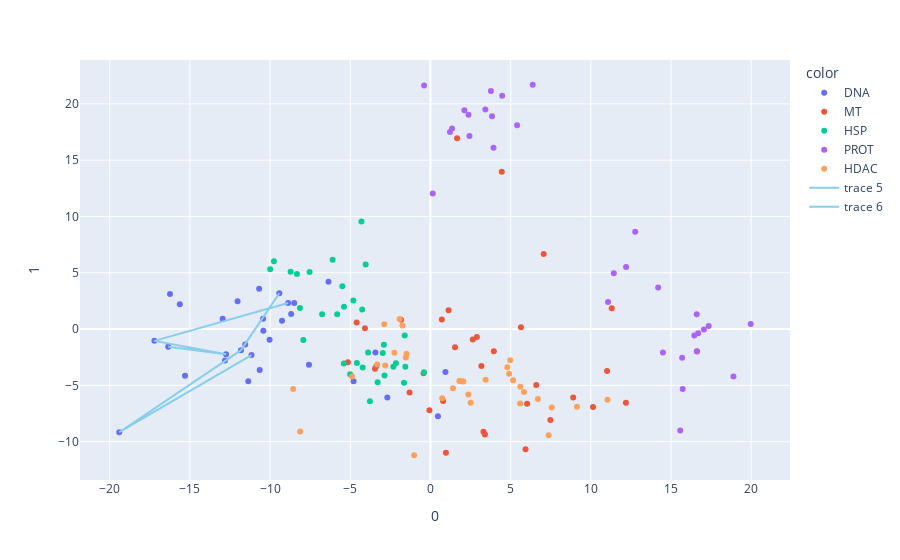

This figure's notebook cell:
### Code cell
import plotly.express as px
import plotly.graph_objects as go
fig = px.scatter(visualization_data, x=0, y=1, color=visualization_label)
#training['drug_name']
fig.add_trace(go.Scatter(x=x,y=y, mode="lines",line=dict(width=2, color='skyblue'))) #row=1, col=1)
fig.add_trace(go.Scatter(x=x2,y=y2, mode="lines",line=dict(width=2, color='skyblue')))
#trace2 = px.line(x=["a","b","c"], y=[50,70,90], title="second trace")

#fig.add_trace(trace2)
fig.show()

### Figure 1 — Plotly figure (JSON) as saved in the notebook; plotly's stock layout.template omitted (floating-point values rounded to 4 significant figures)
{"data": [{"hovertemplate": "color=DNA<br>0=%{x}<br>1=%{y}<extra></extra>", "legendgroup": "DNA", "marker": {"color": "#636efa", "symbol": "circle"}, "mode": "markers", "name": "DNA", "orientation": "v", "showlegend": true, "type": "scatter", "x": [-8.873, -11.16, -9.255, -8.496, -8.686, -10.03, -11.36, -10.65, -17.21, -19.41, -15.63, -15.31, -4.795, -6.358, -3.373, -7.576, -12.74, -11.81, -11.55, -12.03, -12.96, -10.42, -10.44, -10.68, -16.35, -9.423, -16.24, -12.81, -2.689, 0.4681, 0.9338, -3.429], "xaxis": "x", "y": [2.313, -2.306, 0.7402, 2.313, 1.347, -0.9394, -4.627, -3.634, -1.046, -9.159, 2.215, -4.135, -4.625, 4.194, -3.294, -3.178, -2.231, -1.873, -1.371, 2.473, 0.9163, -0.1406, 0.9118, 3.584, -1.564, 3.178, 3.108, -2.801, -6.078, -7.751, -3.805, -2.082], "yaxis": "y"}, {"hovertemplate": "color=MT<br>0=%{x}<br>1=%{y}<extra></extra>", "legendgroup": "MT", "marker": {"color": "#EF553B", "symbol": "circle"}, "mode": "markers", "name": "MT", "orientation": "v", "showlegend": true, "type": "scatter", "x": [7.48, 5.93, 6.027, 10.14, 0.9646, 0.7876, 3.308, 3.397, 11.31, 4.448, 1.66, 7.061, 5.642, 2.639, -3.456, 0.7087, 12.19, 6.599, 11.01, 8.901, 3.177, -1.303, -0.0636, -0.4274, 2.895, 3.952, 1.132, 1.533, -1.834, -4.085, -4.6, -5.148], "xaxis": "x", "y": [-8.071, -10.68, -6.64, -6.92, -10.98, -6.384, -9.125, -9.362, 1.844, 13.96, 16.96, 6.675, 0.1566, -0.9309, -3.515, 0.8592, -6.538, -4.961, -3.72, -6.072, -3.281, -5.628, -7.216, -3.925, -0.692, -1.962, 1.681, -1.621, 0.8348, 0.06635, 0.5765, -2.94], "yaxis": "y"}, {"hovertemplate": "color=HSP<br>0=%{x}<br>1=%{y}<extra></extra>", "legendgroup": "HSP", "marker": {"color": "#00cc96", "symbol": "circle"}, "mode": "markers", "name": "HSP", "orientation": "v", "showlegend": true, "type": "scatter", "x": [-2.153, -2.863, -2.315, -2.972, -5.401, -4.225, -3.774, -4.586, -4.806, -8.138, -8.721, -7.535, -5.389, -6.754, -4.037, -9.76, -1.65, -2.903, -1.605, -1.567, -3.293, -3.885, -5.003, -0.4054, -5.492, -5.816, -4.301, -9.994, -7.926, -4.256, -8.326, -6.1], "xaxis": "x", "y": [-3.037, -4.114, -3.343, -2.124, -3.063, -3.421, -6.41, -3.01, 2.535, 1.866, 5.091, 5.075, 1.989, 1.314, 5.743, 6.033, -4.773, -1.383, -0.5675, -3.353, -4.732, -2.085, -4.015, -3.832, 3.801, 1.319, 9.556, 5.32, -0.9644, 1.733, 4.9, 6.153], "yaxis": "y"}, {"hovertemplate": "color=PROT<br>0=%{x}<br>1=%{y}<extra></extra>", "legendgroup": "PROT", "marker": {"color": "#ab63fa", "symbol": "circle"}, "mode": "markers", "name": "PROT", "orientation": "v", "showlegend": true, "type": "scatter", "x": [12.77, 16.6, 19.97, 16.46, 12.2, 17.05, 15.58, 15.73, 3.425, 5.407, 3.84, 2.116, 0.1441, -0.3952, 2.371, 1.35, 4.473, 3.932, 3.771, 6.377, 11.43, 11.08, 2.433, 1.219, 16.61, 17.35, 14.2, 18.89, 14.5, 16.69, 16.63, 15.69], "xaxis": "x", "y": [8.645, 1.31, 0.4581, -0.5702, 5.514, -0.04202, -8.995, -5.31, 19.5, 18.1, 18.9, 19.44, 12.05, 21.63, 19.02, 17.81, 20.72, 16.1, 21.15, 21.7, 4.949, 2.397, 17.15, 17.49, -1.973, 0.2798, 3.701, -4.209, -2.074, -0.3671, -1.989, -2.537], "yaxis": "y"}, {"hovertemplate": "color=HDAC<br>0=%{x}<br>1=%{y}<extra></extra>", "legendgroup": "HDAC", "marker": {"color": "#FFA15A", "symbol": "circle"}, "mode": "markers", "name": "HDAC", "orientation": "v", "showlegend": true, "type": "scatter", "x": [11.04, 7.566, 9.136, 7.374, 1.804, 3.444, 4.797, 1.404, 6.698, 2.36, 5.6, 4.978, -1.532, -2.246, -1.743, -1.92, 5.155, 1.958, 2.509, -1.014, -2.82, -1.496, -8.557, -8.124, 5.591, 2.053, 4.908, 5.834, 0.7323, -3.318, -4.882, -2.88], "xaxis": "x", "y": [-6.268, -6.964, -6.9, -9.431, -4.601, -4.51, -3.379, -5.258, -6.21, -5.809, -5.111, -2.774, -2.514, -2.095, 0.3289, 0.8948, -4.54, -4.641, -6.535, -11.2, -3.241, -2.201, -5.314, -9.095, -6.603, -4.658, -3.976, -5.58, -6.141, -3.153, -4.207, 0.4379], "yaxis": "y"}, {"line": {"color": "skyblue", "width": 2}, "mode": "lines", "type": "scatter", "x": [-8.873, -17.21, -12.74, -16.35], "y": [2.313, -1.046, -2.231, -1.564]}, {"line": {"color": "skyblue", "width": 2}, "mode": "lines", "type": "scatter", "x": [-11.16, -19.41, -11.81, -9.423], "y": [-2.306, -9.159, -1.873, 3.178]}], "layout": {"legend": {"title": {"text": "color"}, "tracegroupgap": 0}, "margin": {"t": 60}, "xaxis": {"anchor": "y", "domain": [0, 1], "title": {"text": "0"}}, "yaxis": {"anchor": "x", "domain": [0, 1], "title": {"text": "1"}}}}
